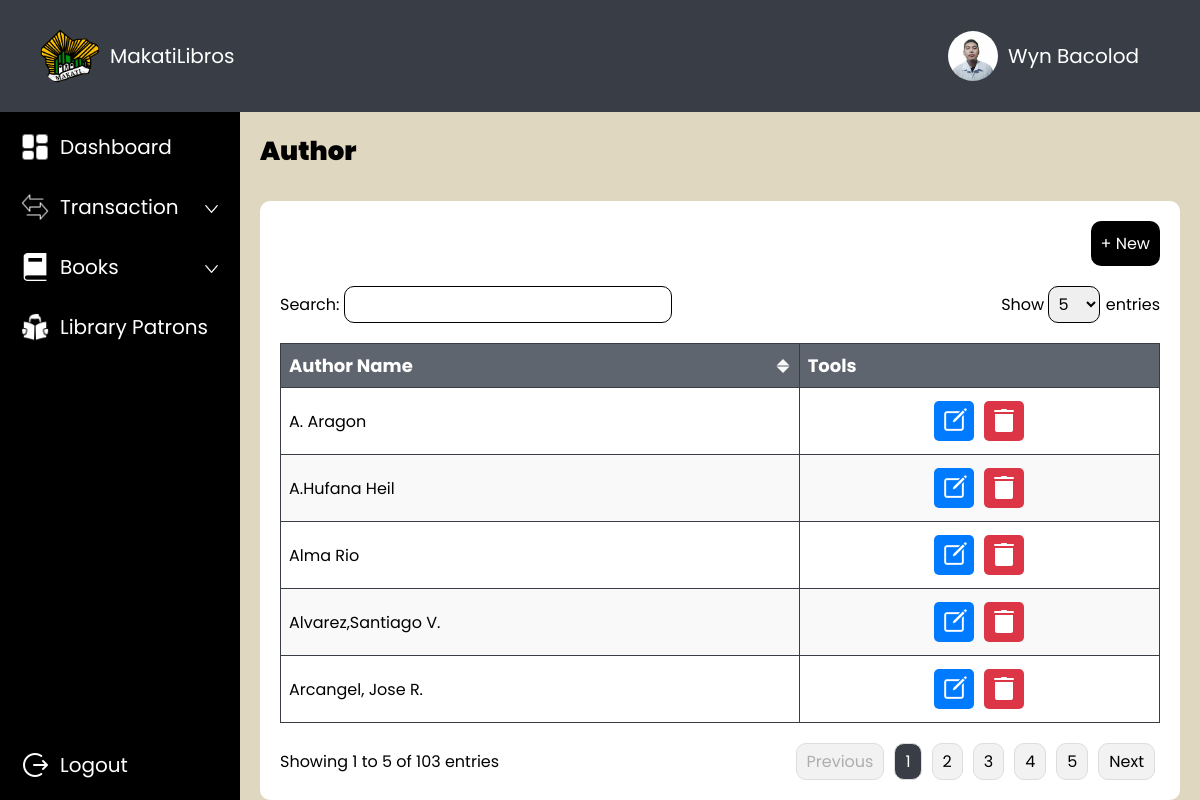
The app's page /admin/author.php with its own data.
### tables this page shows
CREATE TABLE `author` (
  `author_id` int(11) NOT NULL,
  `author` varchar(255) DEFAULT NULL
);

### admin/functions/fetch_author_list.php (called while the page is built)
<?php
function getAuthorList($pdo) {
    $query = "SELECT * FROM author ORDER BY author ASC";
    $stmt = $pdo->prepare($query);
    $stmt->execute();
    $authorList = [];
    while ($row = $stmt->fetch(PDO::FETCH_ASSOC)) {
        $authorList[] = [
            'author_id' => $row['author_id'],
            'author' => $row['author']
        ];
    }
    return $authorList;
}
?>

### admin/author.php (the view, shortened to what this page needs)
<!DOCTYPE html>
<html lang="en">
<head>
    <link rel="stylesheet" href="style.css">
</head>
<?php
include '../connection.php';
include 'functions/fetch_author_list.php';
$authorList = getAuthorList($pdo);
?>
<body>
    <div class="wrapper">
        <div class="container-top">
            <div class="row row-between">
                <div class="row-auto">
                    <div class="container-round logo">
                        <img src="../images/makati-logo.png" class="image">
                    </div>
                    MakatiLibros
                </div>
                <div class="row-auto container-profile" onclick="openEditModal()">
                    <div class="container-round profile">
                        <img src="../images/sample-profile.jpg" class="image">
                    </div>
                    Wyn Bacolod
                </div>
            </div>
        </div>
        <div class="container-content">
            <div class="sidebar">
                <?php include 'sidebar.php'; ?>
            </div>
            <div class="body">
                <div class="row">
                    <div class="title-26px">
                        Author
                    </div>
                </div>
                <div class="container-white">
                    <div class="row row-right">
                        <button class="button-borrow" onclick="openAddModal()">
                            &#43; New
                        </button>
                    </div>
                    <div class="row row-between">
                        <div>
                            <label for="search">Search: </label>
                            <input class="table-search" type="text" id="search" onkeyup="searchTable()">
                        </div>
                        <div>
                            <label for="entries">Show </label>
                            <select class="table-select" id="entries" onchange="changeEntries()">
                                <option value="5">5</option>
                            </select>
                            <label for="entries"> entries</label>
                        </div>
                    </div>
                    <div class="row">
                        <table id="table">
                            <thead>
                                <tr>
                                    <th onclick="sortTable(0)">
                                        <div class="row row-between">
                                            <div class="column-title">Author Name</div>
                                            <img id="sort-icon-0" src="../images/sort.png" class="sort">
                                        </div>
                                    </th>
                                    <th>
                                        <div class="column-title">Tools</div>
                                    </th>
                                </tr>
                            </thead>
                            <tbody>
                                <?php foreach ($authorList as $author) { ?>
                                    <tr>
                                        <td><?php echo htmlspecialchars($author['author']); ?></td>
                                        <td>
                                            <div class="td-center">
                                                <div class="button-edit" onclick="openEditModal(<?php echo $author['author_id']; ?>, '<?php echo addslashes($author['author']); ?>')">
                                                    <img src="../images/edit-white.png" class="image">
                                                </div>
                                                <div class="button-delete" onclick="openDeleteModal()">
                                                    <img src="../images/delete-white.png" class="image">
                                                </div>
                                            </div>
                                        </td>
                                    </tr>
                                <?php } ?>
                            </tbody>
                        </table>
                    </div>
                    <div class="row row-between">
                        <div class="entry-info" id="entry-info"></div>
                        <div class="pagination" id="pagination"></div>
                    </div>
                </div>
            </div>
        </div>
    </div>
</body>
</html>

### admin/style.css (style rules this page uses)
* { margin: 0; padding: 0; font-family: 'Poppins', sans-serif; box-sizing: border-box; font-size: 20px; }
.wrapper { display: flex; flex-direction: column; height: 100vh; width: 100%; }
.container-top { display: flex; flex-direction: row; width: 100%; padding: 20px 40px; align-items: center; color: white; background-color: #393E46; }
.container-round { border-radius: 100%; overflow: hidden; }
.logo { width: 60px; height: 60px; }
.profile { width: 50px; height: 50px; }
.container-profile { border: 1px solid transparent; padding: 10px 20px; }
.container-content { display: flex; flex-direction: row; width: 100%; height: 100%; overflow: hidden; }
.row { display: flex; flex-direction: row; gap: 10px; width: 100%; }
.row-auto { display: flex; flex-direction: row; width: auto; height: auto; gap: 10px; align-items: center; }
.row-between { align-items: center; justify-content: space-between; }
.row-right { justify-content: right; }
.sidebar { display: flex; flex-direction: column; padding: 10px; gap: 10px; width: 20%; background-color: black; }
.image { width: 100%; height: 100%; }
.body { display: flex; flex-direction: column; padding: 20px; gap: 10px; width: 80%; background-color: #dfd7bf; overflow-y: scroll; }
.title-26px { font-size: 26px; font-weight: 900; }
.container-white { width: auto; display: flex; flex-direction: column; background-color: white; padding: 20px; border-radius: 10px; margin-top: 20px; gap: 20px; }
table { width: 100%; border-collapse: collapse; }
td { border: 1px solid #393E46; padding: 8px; text-align: left; font-size: 16px; }
.td-center { display: flex; justify-content: center; text-align: center; }
th { background-color: #5F656F; color: white; border: 1px solid #393E46; padding: 8px; text-align: left; }
tbody tr:nth-child(even) { background-color: #f9f9f9; }
.column-title { font-size: 18px; }
.entry-info { font-size: 16px; }
.sort { width: 16px; height: 16px; }
.table-search, .table-select { border-radius: 10px; padding: 5px; font-size: 16px; border: 1px solid; }
.table-select option { padding: 5px; font-size: 16px; }
button { padding: 10px; border-radius: 10px; font-size: 16px; border: none; }
.button-borrow { background-color: black; color: white; transition: transform 0.2s; }
.button-edit { width: 40px; height: 40px; background-color: #007bff; padding: 5px; margin: 5px; border-radius: 5px; transition: transform 0.2s; }
.button-delete { width: 40px; height: 40px; background-color: #dc3545; padding: 5px; margin: 5px; border-radius: 5px; transition: transform 0.2s; }
label { font-size: 16px; }

### records on screen
author: author "A. Aragon"
author: author "A.Hufana Heil"
author: author "Alma Rio"
author: author "Alvarez,Santiago V."
author: author "Arcangel, Jose R."
